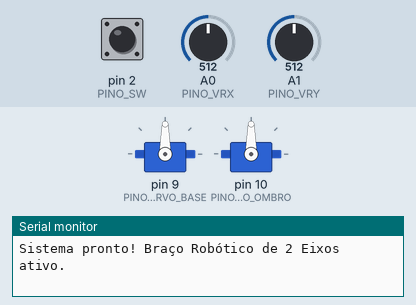
Simulated run of this sketch. Board: Arduino Uno, built with avr-gcc and run on an emulated ATmega328P. On the bench: 2 × servo, the last lines printed to the serial monitor. The inputs (shaded band) are chosen by the test bench; at power-on: A0 (PINO_VRX) = 512, A1 (PINO_VRY) = 512, pin 2 (PINO_SW) HIGH.

Above: at 1.2 s.
1.3 s: A0 (PINO_VRX) set to 611
2.8 s: A0 (PINO_VRX) set to 632
At 3.03 s:
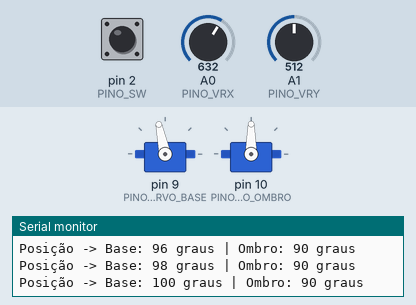
At 5.5 s:
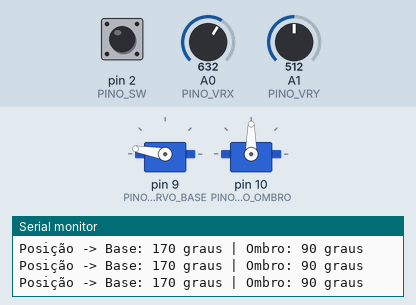
5.8 s: A1 (PINO_VRY) set to 604
8.8 s: A1 (PINO_VRY) set to 637
At 11.0 s:
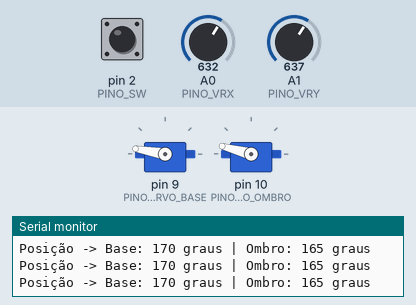
11.8 s: pin 2 (PINO_SW) pulled LOW for 0.15 s
14.8 s: A0 (PINO_VRX) set to 411
16.3 s: A0 (PINO_VRX) set to 386
At 21.5 s:
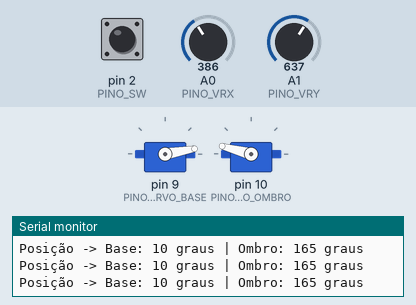
Timing chart, 0 to 21.8 s (numbered marks = the images above; inputs shaded):
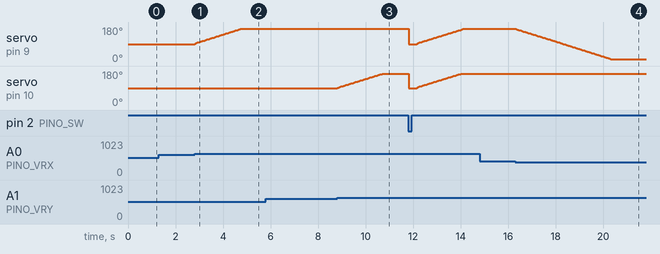

The sketch:

p45_braco_robotico_de_2_eixos.ino
```cpp
/*
 * Projeto 45: Braço Robótico de 2 Eixos
 * O que faz: Controla 2 servos SG90 (Base e Ombro) de forma incremental com o joystick e fonte 5V externa.
 * Ligações: A0 (VRx), A1 (VRy), D2 (SW), D9 (Servo Base), D10 (Servo Ombro); Fonte 5V externa com GND comum
 * Bibliotecas: Servo
 * Material: 80 Projetos Arduino
 */

#include <Servo.h>

const byte PINO_VRX = A0;        // Eixo X do joystick (Base)
const byte PINO_VRY = A1;        // Eixo Y do joystick (Ombro)
const byte PINO_SW = 2;          // Botão central do joystick (Home)
const byte PINO_SERVO_BASE = 9;  // Sinal do Servo 1 (Base)
const byte PINO_SERVO_OMBRO = 10; // Sinal do Servo 2 (Ombro)

const int PASSO_GRAUS = 2; // AJUSTE AQUI: velocidade angular por ciclo

Servo servoBase;
Servo servoOmbro;

int angBase = 90;
int angOmbro = 90;

void setup() {
  Serial.begin(9600);
  pinMode(PINO_SW, INPUT_PULLUP);

  servoBase.attach(PINO_SERVO_BASE);
  servoOmbro.attach(PINO_SERVO_OMBRO);
  servoBase.write(angBase);
  servoOmbro.write(angOmbro);

  Serial.println(F("Sistema pronto! Braço Robótico de 2 Eixos ativo."));
}

void loop() {
  if (digitalRead(PINO_SW) == LOW) {
    angBase = 90;
    angOmbro = 90;
    servoBase.write(angBase);
    servoOmbro.write(angOmbro);
    Serial.println(F("Botão SW pressionado -> Retornando para posição Home (90, 90)."));
    delay(300);
    return;
  }

  int x = analogRead(PINO_VRX);
  int y = analogRead(PINO_VRY);
  bool moveu = false;

  if (x > 620) {
    angBase = constrain(angBase + PASSO_GRAUS, 10, 170);
    moveu = true;
  } else if (x < 400) {
    angBase = constrain(angBase - PASSO_GRAUS, 10, 170);
    moveu = true;
  }

  if (y > 620) {
    angOmbro = constrain(angOmbro + PASSO_GRAUS, 15, 165);
    moveu = true;
  } else if (y < 400) {
    angOmbro = constrain(angOmbro - PASSO_GRAUS, 15, 165);
    moveu = true;
  }

  if (moveu) {
    servoBase.write(angBase);
    servoOmbro.write(angOmbro);
    Serial.print(F("Posição -> Base: "));
    Serial.print(angBase);
    Serial.print(F(" graus | Ombro: "));
    Serial.print(angOmbro);
    Serial.println(F(" graus"));
  }

  delay(30);
}
```

Measured:
- the behaviour switches between 620 and 621 on A0 (PINO_VRX) (found by bisection; images 0 and 1)
- the behaviour switches between 620 and 621 on A1 (PINO_VRY) (found by bisection; images 2 and 3)
- the behaviour switches between 400 and 399 on A0 (PINO_VRX) (found by bisection; images 3 and 4)
- after the input at 1.3 s, every drawn part: stays the same
- after the input at 2.8 s, servo on pin 9 (PINO_SERVO_BASE): moves from 90° to 170° over 1.9 s, starting at once
- after the input at 8.8 s, servo on pin 10 (PINO_SERVO_OMBRO): moves from 90° to 165° over 1.9 s, starting at once
- after the input at 16.3 s, servo on pin 9 (PINO_SERVO_BASE): moves from 170° to 10° over 4.0 s, starting at once
